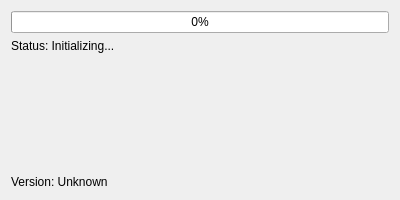
<?xml version="1.0" encoding="UTF-8"?>
<ui version="4.0">
 <class>LauncherWidget</class>
 <widget class="QWidget" name="LauncherWidget">
  <property name="geometry">
   <rect>
    <x>0</x>
    <y>0</y>
    <width>400</width>
    <height>200</height>
   </rect>
  </property>
  <property name="windowTitle">
   <string>Startup Window</string>
  </property>
  <layout class="QVBoxLayout" name="verticalLayout">
   <item>
    <widget class="QProgressBar" name="progressBar">
     <property name="minimum">
      <number>0</number>
     </property>
     <property name="maximum">
      <number>100</number>
     </property>
     <property name="value">
      <number>0</number>
     </property>
    </widget>
   </item>
   <item>
    <widget class="QLabel" name="textStatus">
     <property name="text">
      <string>Status: Initializing...</string>
     </property>
    </widget>
   </item>
   <item>
    <spacer name="__verticalSpacer">
     <property name="orientation">
      <enum>Qt::Vertical</enum>
     </property>
     <property name="sizeHint" stdset="0">
      <size>
       <width>20</width>
       <height>40</height>
      </size>
     </property>
    </spacer>
   </item>
   <item>
    <widget class="QLabel" name="textVersion">
     <property name="text">
      <string>Version: Unknown</string>
     </property>
     <property name="alignment">
      <set>Qt::AlignLeading</set>
     </property>
    </widget>
   </item>
  </layout>
 </widget>
 <resources/>
 <connections/>
</ui>
